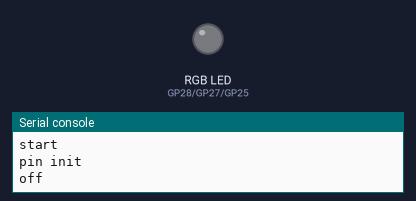
Bench run of a program on a simulated Raspberry Pi Pico running MicroPython. Shown: an RGB LED mixed from three pins (HIGH = lit), the last lines printed to the serial console.

Above: at 0.1 s.
At 2.1 s:
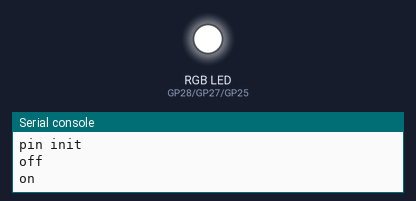
Timing chart, 0 to 22.0 s (numbered marks = the images above):
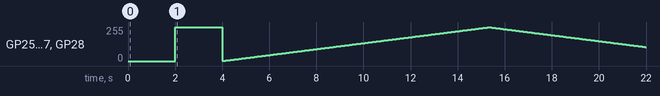

The program:

ledstrip.py
```python
from machine import Pin, PWM
from time import sleep

print("start")
sleepTime = 2
minFreq = 10
maxFreq = 10000

print("pin init")
redPin = Pin(28, mode=Pin.OUT)
greenPin = Pin(27, mode=Pin.OUT)
bluePin = Pin(25, mode=Pin.OUT)
print("off")
redPin.off()
greenPin.off()
bluePin.off()
sleep(sleepTime)
print("on")
redPin.on()
greenPin.on()
bluePin.on()
sleep(sleepTime)
red = PWM(redPin)
green = PWM(greenPin)
blue = PWM(bluePin)

red.freq(1000)
green.freq(1000)
blue.freq(1000)

while True:
    for duty in range(65205):
        red.duty_u16(duty)
        green.duty_u16(duty)
        blue.duty_u16(duty)
        sleep(0.0001)
    for duty in range(65205, 0, -1):
        red.duty_u16(duty)
        green.duty_u16(duty)
        blue.duty_u16(duty)
        sleep(0.0001)
```
